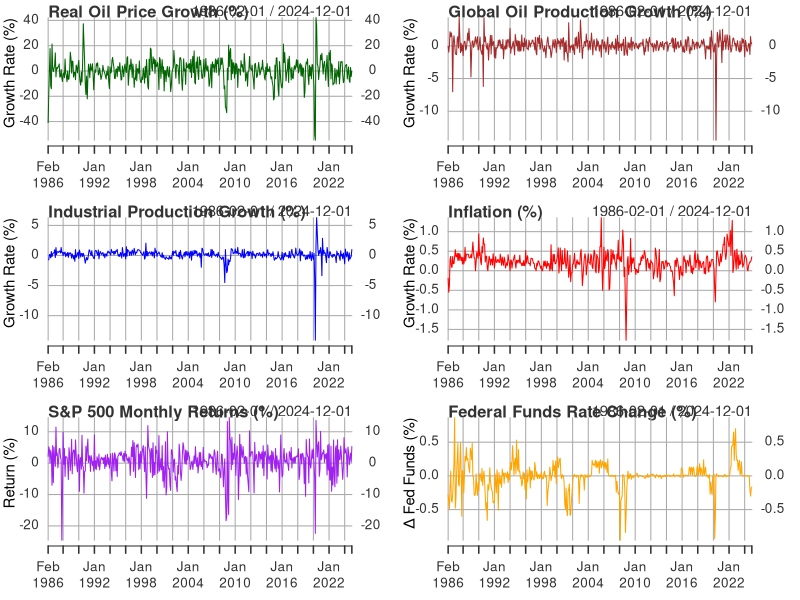

Reproduce this figure in R.
##########################################################################################################
#                                         GRAPHS
##########################################################################################################

library(readr)
library(dplyr)
library(xts)
library(zoo)

# 1. Load processed dataset
macro_data <- read_csv("Processed_Data/Processed_1986_2024.csv")

# 2. Convert to xts
data_xts <- xts(
  macro_data %>% 
    select(real_oil_gr, oil_prod_gr, ind_prod_gr, inflation, sp500_ret, fedfunds_chg),
  order.by = macro_data$date
)

# 3. Save multiple plots in one PNG file
png("Processed_Data/graph_macro_oil_sp500.png", width = 1200, height = 800)
par(mfrow = c(3, 2))  # 3 rows, 2 columns

# Real Oil Growth
plot(data_xts$real_oil_gr, 
     main = "Real Oil Price Growth (%)",
     ylab = "Growth Rate (%)",
     col = "darkgreen",
     lwd = 1)

# Oil Production Growth
plot(data_xts$oil_prod_gr, 
     main = "Global Oil Production Growth (%)",
     ylab = "Growth Rate (%)",
     col = "brown",
     lwd = 1)

# Industrial Production Growth
plot(data_xts$ind_prod_gr, 
     main = "Industrial Production Growth (%)",
     ylab = "Growth Rate (%)",
     col = "blue",
     lwd = 1)

# Inflation
plot(data_xts$inflation, 
     main = "Inflation (%)",
     ylab = "Growth Rate (%)",
     col = "red",
     lwd = 1)

# S&P 500 Returns
plot(data_xts$sp500_ret, 
     main = "S&P 500 Monthly Returns (%)",
     ylab = "Return (%)",
     col = "purple",
     lwd = 1)

# Fed Funds Change
plot(data_xts$fedfunds_chg, 
     main = "Federal Funds Rate Change (%)",
     ylab = "Δ Fed Funds (%)",
     col = "orange",
     lwd = 1)

# Close PNG
dev.off()
